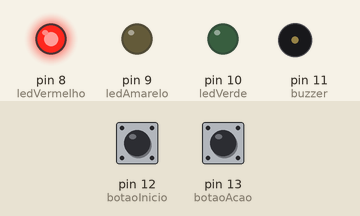
A sketch run on a simulated Arduino Uno, built with avr-gcc and run on an emulated ATmega328P. On the bench: output pins drawn as LEDs (lit = HIGH), buzzer (waves = sounding). Dashed ring = blinking. The inputs (shaded band) are chosen by the test bench; at power-on: pin 12 (botaoInicio) LOW, pin 13 (botaoAcao) LOW. Random numbers use the default seed unless the sketch sets one.

Above: at 1.2 s.
1.3 s: pin 12 (botaoInicio) pulled HIGH for 0.15 s
At 2.7 s:
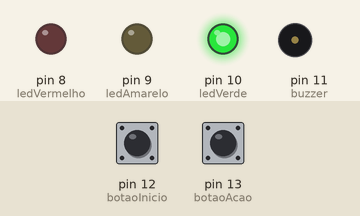
4.4 s: pin 13 (botaoAcao) pulled HIGH for 0.15 s
At 4.5 s:
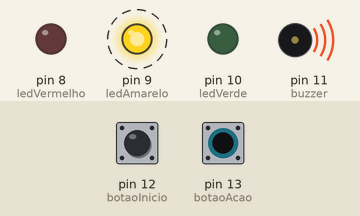
7.4 s: pin 12 (botaoInicio) pulled HIGH for 1 s
At 11.2 s:
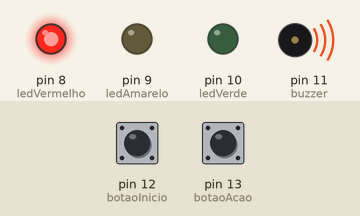
11.4 s: pin 12 (botaoInicio) pulled HIGH for 3.2 s
At 12.83 s:
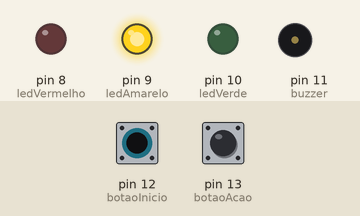
17.6 s: pin 13 (botaoAcao) pulled HIGH for 1 s
Timing chart, 0 to 20.6 s (numbered marks = the images above; inputs shaded):
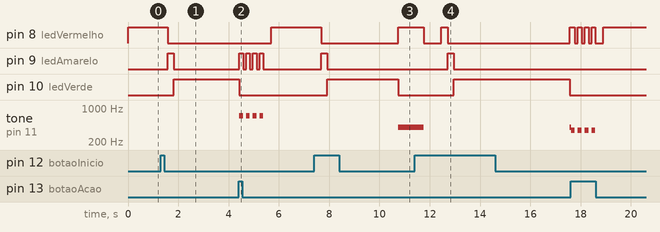

The sketch:

jogodoreflexo.ino
```cpp
// ================== TIPOS ==================
// Cada estado representa uma fase diferente do funcionamento do sistema.
// A transição entre eles acontece com base no tempo (millis) ou ações do jogador.
enum Estado {
  ESPERANDO_INICIO, PREPARACAO, ESPERA_ALEATORIA,
  SINAL_CORRETO, SINAL_ERRADO, POS_SINAL,
  FEEDBACK, VOLTAR_INICIO
};

// Tipos possíveis de feedback após cada rodada
enum TipoFeedback { SUCESSO, ERRO, TEMPO_ESGOTADO };

// ============= PROTÓTIPOS =============
void iniciarFeedback(TipoFeedback tipo);
void loopFeedback();
void tocarSom(int freq, unsigned long duracao);
void atualizarSom();
void lerBotoes();
void acenderLeds(bool vermelho, bool amarelo, bool verde);

// ================== PINOS ==================
const int ledVermelho = 8;
const int ledAmarelo  = 9;
const int ledVerde    = 10;
const int botaoInicio = 12;
const int botaoAcao   = 13;
const int buzzer      = 11;
const int pinoRuido   = A0;    // pino flutuante usado como fonte de ruído para randomSeed()

// ================== TEMPOS =================
// Aqui definimos os tempos usados pelo millis() para controlar as transições.
const unsigned long tempoEtapaPrep = 250;     // tempo entre as trocas R -> Y -> G
const unsigned long atrasoMinimo   = 2000;    // 2 s (mínimo para gerar atraso aleatório)
const unsigned long atrasoMaximo   = 5000;    // 5 s (máximo)

// Sinal correto: 3 bipes curtos
const unsigned long tempoSomCurtoLigado  = 200;
const unsigned long tempoSomCurtoDesligado = 90;
const int frequenciaSomCorreto = 1200;

// Sinal "armadilha": 1 bip longo
const unsigned long tempoSomLongo = 1000;
const int frequenciaSomErrado = 400;

// Feedback: piscar 5x + som
const int  qtdPiscadasFeedback   = 5;
const unsigned long tempoLedLigadoFeedback  = 150;
const unsigned long tempoLedDesligadoFeedback = 120;
const int  somSucesso   = 1500;
const int  somErro      = 350;
const int  somTimeout   = 700;

// Debounce simples (para leitura estável dos botões)
const unsigned long tempoDebounce = 25;

// ================== VARIÁVEIS GLOBAIS ==================
// Essas variáveis guardam o tempo atual e o tempo do próximo evento.
// Elas são comparadas com millis() para saber quando mudar de estado.
unsigned long agora = 0, proximoTempo = 0, tempoEtapa = 0;

int etapaPreparacao = 0;
bool padraoCorreto = false;
bool somLigado = false;
int  qtdBipes = 0;

// Estados dos botões com debounce
int leituraBrutaInicio = LOW, leituraBrutaAcao = LOW;
int estadoInicio = LOW, estadoAcao = LOW;
unsigned long tempoMudancaInicio = 0, tempoMudancaAcao = 0;

// Estado inicial do sistema
Estado estadoAtual = ESPERANDO_INICIO;

// Controle do som
bool somAtivo = false;
unsigned long tempoSomAte = 0;

// Controle do feedback
int  pinoFeedback = ledVerde;
TipoFeedback tipoFeedback = SUCESSO;
bool ledFeedbackLigado = false;
int  contadorFeedback = 0;
unsigned long proximoFeedback = 0;

// ================== FUNÇÕES AUXILIARES ==================

// Inicia o som por um tempo específico, sem bloquear o código.
// O controle é feito com millis(): enquanto millis() < tempoSomAte, o som toca.
void tocarSom(int freq, unsigned long duracao) {
  if (freq <= 0 || duracao == 0) {
    noTone(buzzer);
    somAtivo = false;
    return;
  }
  tone(buzzer, freq);
  somAtivo = true;
  tempoSomAte = millis() + duracao; // define quando o som deve parar
}

// Para o som automaticamente quando o tempo definido passa.
void atualizarSom() {
  if (somAtivo && millis() >= tempoSomAte) {
    noTone(buzzer);
    somAtivo = false;
  }
}

// Lê os botões com debounce simples usando millis()
// Isso evita leituras falsas sem travar o loop com delay()
void lerBotoes() {
  int leituraInicio = digitalRead(botaoInicio);
  int leituraAcao   = digitalRead(botaoAcao);
  unsigned long agora = millis();

  if (leituraInicio != leituraBrutaInicio) {
    tempoMudancaInicio = agora;
    leituraBrutaInicio = leituraInicio;
  }
  if (leituraAcao != leituraBrutaAcao) {
    tempoMudancaAcao = agora;
    leituraBrutaAcao = leituraAcao;
  }

  if (agora - tempoMudancaInicio > tempoDebounce) estadoInicio = leituraInicio;
  if (agora - tempoMudancaAcao > tempoDebounce)  estadoAcao   = leituraAcao;
}

// Liga/desliga os LEDs conforme o estado atual
void acenderLeds(bool vermelho, bool amarelo, bool verde) {
  digitalWrite(ledVermelho, vermelho);
  digitalWrite(ledAmarelo, amarelo);
  digitalWrite(ledVerde, verde);
}

// Inicia o feedback (LED piscando + som)
// Usa millis() para alternar os intervalos de luz e som.
void iniciarFeedback(TipoFeedback tipo) {
  noTone(buzzer);
  somAtivo = false;
  acenderLeds(false, false, false);

  tipoFeedback = tipo;
  pinoFeedback = (tipo == SUCESSO) ? ledVerde :
                 (tipo == ERRO) ? ledVermelho : ledAmarelo;

  // Primeira piscada imediata
  ledFeedbackLigado = true;
  digitalWrite(pinoFeedback, HIGH);

  int freq = (tipo == SUCESSO) ? somSucesso :
             (tipo == ERRO) ? somErro : somTimeout;
  tocarSom(freq, tempoLedLigadoFeedback);

  contadorFeedback = 1;
  proximoFeedback = millis() + tempoLedLigadoFeedback;
  estadoAtual = FEEDBACK;
}

// Mantém o loop do feedback funcionando sem delay()
void loopFeedback() {
  unsigned long agora = millis();

  if (contadorFeedback >= qtdPiscadasFeedback) {
    digitalWrite(pinoFeedback, LOW);
    noTone(buzzer);
    somAtivo = false;
    estadoAtual = VOLTAR_INICIO;
    proximoTempo = agora + 200;
    return;
  }

  // Alterna LED ligado/desligado de acordo com o tempo usando millis()
  if (agora >= proximoFeedback) {
    ledFeedbackLigado = !ledFeedbackLigado;
    digitalWrite(pinoFeedback, ledFeedbackLigado ? HIGH : LOW);

    if (ledFeedbackLigado) {
      int freq = (tipoFeedback == SUCESSO) ? somSucesso :
                 (tipoFeedback == ERRO) ? somErro : somTimeout;
      tocarSom(freq, tempoLedLigadoFeedback);
      contadorFeedback++;
      proximoFeedback = agora + tempoLedLigadoFeedback;
    } else {
      noTone(buzzer);
      somAtivo = false;
      proximoFeedback = agora + tempoLedDesligadoFeedback;
    }
  }
}

// ================== SETUP ==================
void setup() {
  pinMode(ledVermelho, OUTPUT);
  pinMode(ledAmarelo, OUTPUT);
  pinMode(ledVerde, OUTPUT);
  pinMode(buzzer, OUTPUT);
  pinMode(botaoInicio, INPUT);
  pinMode(botaoAcao, INPUT);

  // Evita leituras falsas ao ligar
  leituraBrutaInicio = digitalRead(botaoInicio);
  leituraBrutaAcao   = digitalRead(botaoAcao);
  estadoInicio = leituraBrutaInicio;
  estadoAcao   = leituraBrutaAcao;

  // Gera semente aleatória com leitura de ruído de um pino flutuante
  randomSeed(analogRead(pinoRuido));

  acenderLeds(true, false, false);
}

// ================== LOOP PRINCIPAL ==================
void loop() {
  // millis() serve como relógio global. É usado em todas as comparações de tempo.
  agora = millis();

  // Atualiza botões e sons continuamente
  lerBotoes();
  atualizarSom();

  // Estrutura de máquina de estados — muda o comportamento conforme o estadoAtual.
  switch (estadoAtual) {

    case ESPERANDO_INICIO:
      acenderLeds(true, false, false);
      if (estadoInicio == HIGH) {
        etapaPreparacao = 0;
        proximoTempo = agora;
        estadoAtual = PREPARACAO;
      }
      break;

    case PREPARACAO:
      // Usa millis() para acionar cada cor de LED por um tempo definido
      if (agora >= proximoTempo) {
        if (etapaPreparacao == 0) {
          acenderLeds(true, false, false);
          proximoTempo = agora + tempoEtapaPrep;
          etapaPreparacao++;
        } else if (etapaPreparacao == 1) {
          acenderLeds(false, true, false);
          proximoTempo = agora + tempoEtapaPrep;
          etapaPreparacao++;
        } else if (etapaPreparacao == 2) {
          acenderLeds(false, false, true);
          proximoTempo = agora + tempoEtapaPrep;
          etapaPreparacao++;
        } else {
          // Define um tempo aleatório de espera usando random()
          unsigned long atraso = random(atrasoMinimo, atrasoMaximo + 1);
          acenderLeds(false, false, true);
          proximoTempo = agora + atraso;
          estadoAtual = ESPERA_ALEATORIA;
        }
      }
      break;

    case ESPERA_ALEATORIA:
      // Se o jogador apertar antes do sinal, gera timeout
      if (estadoAcao == HIGH) {
        iniciarFeedback(TEMPO_ESGOTADO);
        break;
      }

      // Quando o tempo aleatório se esgota, escolhe sinal correto ou errado
      if (agora >= proximoTempo) {
        padraoCorreto = (random(0, 2) == 1);
        if (padraoCorreto) {
          acenderLeds(false, false, true);
          qtdBipes = 0;
          somLigado = false;
          tempoEtapa = agora;
          estadoAtual = SINAL_CORRETO;
        } else {
          acenderLeds(true, false, false);
          tocarSom(frequenciaSomErrado, tempoSomLongo);
          proximoTempo = agora + tempoSomLongo;
          estadoAtual = SINAL_ERRADO;
        }
      }
      break;

    case SINAL_CORRETO:
      // Durante o sinal correto, alterna som ON/OFF controlado por millis()
      if (estadoAcao == HIGH) {
        iniciarFeedback(SUCESSO);
        break;
      }
      if (agora >= tempoEtapa) {
        somLigado = !somLigado;
        if (somLigado) {
          tocarSom(frequenciaSomCorreto, tempoSomCurtoLigado);
          tempoEtapa = agora + tempoSomCurtoLigado;
        } else {
          noTone(buzzer);
          tempoEtapa = agora + tempoSomCurtoDesligado;
          qtdBipes++;
          if (qtdBipes >= 3) {
            acenderLeds(false, false, false);
            proximoTempo = agora + 500;
            estadoAtual = POS_SINAL;
          }
        }
      }
      break;

    case SINAL_ERRADO:
      if (estadoAcao == HIGH) {
        iniciarFeedback(ERRO);
        break;
      }
      if (agora >= proximoTempo) {
        noTone(buzzer);
        acenderLeds(false, false, false);
        proximoTempo = agora + 500;
        estadoAtual = POS_SINAL;
      }
      break;

    case POS_SINAL:
      if (estadoAcao == HIGH) {
        iniciarFeedback(TEMPO_ESGOTADO);
      } else if (agora >= proximoTempo) {
        estadoAtual = VOLTAR_INICIO;
        proximoTempo = agora + 200;
      }
      break;

    case FEEDBACK:
      loopFeedback();
      break;

    case VOLTAR_INICIO:
      if (agora >= proximoTempo) {
        acenderLeds(true, false, false);
        estadoAtual = ESPERANDO_INICIO;
      }
      break;
  }
}
```

Measured:
- after the input at 1.3 s, pin 8 (ledVermelho): HIGH → LOW after 0.28 s; pin 9 (ledAmarelo): LOW → HIGH after 0.28 s, → LOW 0.25 s later; pin 10 (ledVerde): LOW → HIGH after 0.53 s
- after the input at 4.4 s, pin 9 (ledAmarelo): alternates HIGH for 0.15 s and LOW for 0.12 s, 8 changes in all, then stays LOW, starting at once
- after the input at 7.4 s, pin 8 (ledVermelho): HIGH → LOW after 0.28 s, → HIGH 3.1 s later; pin 9 (ledAmarelo): LOW → HIGH after 0.28 s, → LOW 0.25 s later; pin 10 (ledVerde): LOW → HIGH after 0.53 s, → LOW 2.8 s later; tone on pin 11 (buzzer): silent → 400 Hz after 3.4 s
- after the input at 11.4 s, pin 9 (ledAmarelo): LOW → HIGH after 1.3 s, → LOW 0.25 s later; pin 10 (ledVerde): LOW → HIGH after 1.6 s, → LOW 4.6 s later
- by itself, tone on pin 11 (buzzer): alternates 700 Hz for 0.15 s and silent for 0.12 s, 8 changes in all, then stays silent
